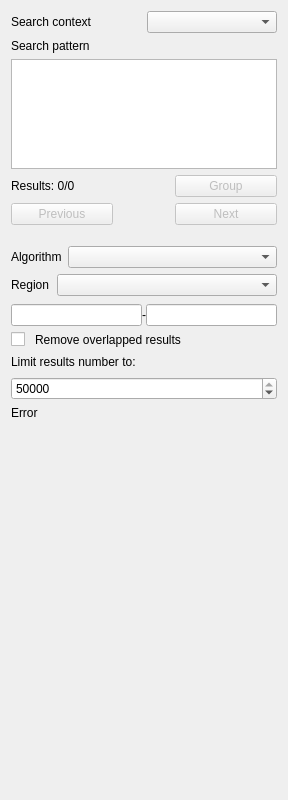
<?xml version="1.0" encoding="UTF-8"?>
<ui version="4.0">
 <class>FindPatternMsaForm</class>
 <widget class="QWidget" name="FindPatternMsaForm">
  <property name="geometry">
   <rect>
    <x>0</x>
    <y>0</y>
    <width>288</width>
    <height>800</height>
   </rect>
  </property>
  <property name="sizePolicy">
   <sizepolicy hsizetype="Preferred" vsizetype="Minimum">
    <horstretch>0</horstretch>
    <verstretch>0</verstretch>
   </sizepolicy>
  </property>
  <property name="focusPolicy">
   <enum>Qt::StrongFocus</enum>
  </property>
  <property name="windowTitle">
   <string notr="true">Form</string>
  </property>
  <layout class="QVBoxLayout" name="verticalLayout">
   <item>
    <layout class="QHBoxLayout" name="searchContextLayout">
     <item>
      <widget class="QLabel" name="searchContextLabel">
       <property name="text">
        <string>Search context</string>
       </property>
       <property name="textFormat">
        <enum>Qt::PlainText</enum>
       </property>
      </widget>
     </item>
     <item>
      <widget class="QComboBox" name="searchContextComboBox"/>
     </item>
    </layout>
   </item>
   <item>
    <widget class="QLabel" name="label_3">
     <property name="text">
      <string>Search pattern</string>
     </property>
    </widget>
   </item>
   <item>
    <widget class="QTextEdit" name="textPattern">
     <property name="sizePolicy">
      <sizepolicy hsizetype="Preferred" vsizetype="Fixed">
       <horstretch>0</horstretch>
       <verstretch>0</verstretch>
      </sizepolicy>
     </property>
     <property name="minimumSize">
      <size>
       <width>0</width>
       <height>90</height>
      </size>
     </property>
     <property name="maximumSize">
      <size>
       <width>16777215</width>
       <height>110</height>
      </size>
     </property>
     <property name="focusPolicy">
      <enum>Qt::StrongFocus</enum>
     </property>
     <property name="tabChangesFocus">
      <bool>true</bool>
     </property>
     <property name="undoRedoEnabled">
      <bool>false</bool>
     </property>
     <property name="acceptRichText">
      <bool>false</bool>
     </property>
    </widget>
   </item>
   <item>
    <layout class="QHBoxLayout" name="resultsLayout">
     <item>
      <widget class="QLabel" name="resultLabel">
       <property name="text">
        <string notr="true">Results: 0/0</string>
       </property>
       <property name="wordWrap">
        <bool>true</bool>
       </property>
      </widget>
     </item>
     <item>
      <widget class="QLabel" name="progressLabel">
       <property name="text">
        <string notr="true"/>
       </property>
       <property name="wordWrap">
        <bool>true</bool>
       </property>
      </widget>
     </item>
     <item>
      <spacer name="horizontalSpacer">
       <property name="orientation">
        <enum>Qt::Horizontal</enum>
       </property>
       <property name="sizeHint" stdset="0">
        <size>
         <width>40</width>
         <height>20</height>
        </size>
       </property>
      </spacer>
     </item>
     <item>
      <widget class="QPushButton" name="groupResultsButton">
       <property name="enabled">
        <bool>false</bool>
       </property>
       <property name="minimumSize">
        <size>
         <width>102</width>
         <height>0</height>
        </size>
       </property>
       <property name="toolTip">
        <string>Group result sequences in the alignment</string>
       </property>
       <property name="text">
        <string>Group</string>
       </property>
      </widget>
     </item>
    </layout>
   </item>
   <item>
    <layout class="QHBoxLayout" name="prevNextButtonsLayout">
     <item>
      <widget class="QPushButton" name="prevPushButton">
       <property name="enabled">
        <bool>false</bool>
       </property>
       <property name="sizePolicy">
        <sizepolicy hsizetype="Fixed" vsizetype="Fixed">
         <horstretch>0</horstretch>
         <verstretch>0</verstretch>
        </sizepolicy>
       </property>
       <property name="minimumSize">
        <size>
         <width>102</width>
         <height>0</height>
        </size>
       </property>
       <property name="maximumSize">
        <size>
         <width>95</width>
         <height>16777215</height>
        </size>
       </property>
       <property name="text">
        <string>Previous</string>
       </property>
       <property name="shortcut">
        <string>Shift+Return</string>
       </property>
      </widget>
     </item>
     <item>
      <spacer name="prevNextButtonsSpacer">
       <property name="orientation">
        <enum>Qt::Horizontal</enum>
       </property>
       <property name="sizeType">
        <enum>QSizePolicy::Maximum</enum>
       </property>
       <property name="sizeHint" stdset="0">
        <size>
         <width>1000</width>
         <height>20</height>
        </size>
       </property>
      </spacer>
     </item>
     <item>
      <widget class="QPushButton" name="nextPushButton">
       <property name="enabled">
        <bool>false</bool>
       </property>
       <property name="sizePolicy">
        <sizepolicy hsizetype="Fixed" vsizetype="Fixed">
         <horstretch>0</horstretch>
         <verstretch>0</verstretch>
        </sizepolicy>
       </property>
       <property name="minimumSize">
        <size>
         <width>102</width>
         <height>0</height>
        </size>
       </property>
       <property name="maximumSize">
        <size>
         <width>95</width>
         <height>16777215</height>
        </size>
       </property>
       <property name="text">
        <string>Next</string>
       </property>
       <property name="shortcut">
        <string>Return</string>
       </property>
      </widget>
     </item>
    </layout>
   </item>
   <item>
    <layout class="QVBoxLayout" name="subgroupsLayout"/>
   </item>
   <item>
    <spacer name="verticalSpacer_2">
     <property name="orientation">
      <enum>Qt::Vertical</enum>
     </property>
     <property name="sizeType">
      <enum>QSizePolicy::Fixed</enum>
     </property>
     <property name="sizeHint" stdset="0">
      <size>
       <width>20</width>
       <height>15</height>
      </size>
     </property>
    </spacer>
   </item>
   <item>
    <widget class="QWidget" name="widgetAlgorithm" native="true">
     <property name="maximumSize">
      <size>
       <width>16777215</width>
       <height>16777215</height>
      </size>
     </property>
     <layout class="QGridLayout" name="gridLayout_2">
      <property name="leftMargin">
       <number>0</number>
      </property>
      <property name="topMargin">
       <number>0</number>
      </property>
      <property name="rightMargin">
       <number>0</number>
      </property>
      <property name="bottomMargin">
       <number>0</number>
      </property>
      <item row="2" column="0" colspan="2">
       <layout class="QVBoxLayout" name="layoutAlgorithmSettings"/>
      </item>
      <item row="1" column="0" alignment="Qt::AlignLeft">
       <widget class="QLabel" name="label">
        <property name="sizePolicy">
         <sizepolicy hsizetype="Preferred" vsizetype="Preferred">
          <horstretch>0</horstretch>
          <verstretch>0</verstretch>
         </sizepolicy>
        </property>
        <property name="text">
         <string>Algorithm</string>
        </property>
       </widget>
      </item>
      <item row="1" column="1">
       <widget class="QComboBox" name="boxAlgorithm">
        <property name="sizePolicy">
         <sizepolicy hsizetype="Expanding" vsizetype="Fixed">
          <horstretch>0</horstretch>
          <verstretch>0</verstretch>
         </sizepolicy>
        </property>
        <property name="minimumSize">
         <size>
          <width>0</width>
          <height>0</height>
         </size>
        </property>
        <property name="maximumSize">
         <size>
          <width>16777215</width>
          <height>16777215</height>
         </size>
        </property>
        <property name="baseSize">
         <size>
          <width>0</width>
          <height>0</height>
         </size>
        </property>
        <property name="sizeAdjustPolicy">
         <enum>QComboBox::AdjustToMinimumContentsLength</enum>
        </property>
       </widget>
      </item>
      <item row="0" column="1">
       <layout class="QHBoxLayout" name="horizontalLayout"/>
      </item>
     </layout>
    </widget>
   </item>
   <item>
    <widget class="QWidget" name="widgetSearchIn" native="true">
     <property name="sizePolicy">
      <sizepolicy hsizetype="Preferred" vsizetype="Preferred">
       <horstretch>0</horstretch>
       <verstretch>0</verstretch>
      </sizepolicy>
     </property>
     <property name="maximumSize">
      <size>
       <width>16777215</width>
       <height>16777215</height>
      </size>
     </property>
     <layout class="QGridLayout" name="gridLayout_3">
      <property name="leftMargin">
       <number>0</number>
      </property>
      <property name="topMargin">
       <number>0</number>
      </property>
      <property name="rightMargin">
       <number>0</number>
      </property>
      <property name="bottomMargin">
       <number>0</number>
      </property>
      <property name="horizontalSpacing">
       <number>4</number>
      </property>
      <property name="verticalSpacing">
       <number>8</number>
      </property>
      <item row="0" column="0">
       <layout class="QGridLayout" name="gridLayout">
        <property name="spacing">
         <number>8</number>
        </property>
        <item row="0" column="1">
         <widget class="QComboBox" name="boxRegion">
          <property name="sizePolicy">
           <sizepolicy hsizetype="Expanding" vsizetype="Fixed">
            <horstretch>0</horstretch>
            <verstretch>0</verstretch>
           </sizepolicy>
          </property>
          <property name="minimumSize">
           <size>
            <width>0</width>
            <height>0</height>
           </size>
          </property>
          <property name="maximumSize">
           <size>
            <width>16777215</width>
            <height>16777215</height>
           </size>
          </property>
          <property name="sizeAdjustPolicy">
           <enum>QComboBox::AdjustToMinimumContentsLength</enum>
          </property>
         </widget>
        </item>
        <item row="0" column="0" alignment="Qt::AlignLeft">
         <widget class="QLabel" name="lblRegion">
          <property name="sizePolicy">
           <sizepolicy hsizetype="Minimum" vsizetype="Preferred">
            <horstretch>0</horstretch>
            <verstretch>0</verstretch>
           </sizepolicy>
          </property>
          <property name="text">
           <string>Region</string>
          </property>
         </widget>
        </item>
       </layout>
      </item>
      <item row="1" column="0">
       <layout class="QHBoxLayout" name="horizontalLayout_2">
        <property name="sizeConstraint">
         <enum>QLayout::SetDefaultConstraint</enum>
        </property>
        <item>
         <widget class="QLineEdit" name="editStart">
          <property name="sizePolicy">
           <sizepolicy hsizetype="Expanding" vsizetype="Fixed">
            <horstretch>0</horstretch>
            <verstretch>0</verstretch>
           </sizepolicy>
          </property>
          <property name="minimumSize">
           <size>
            <width>60</width>
            <height>0</height>
           </size>
          </property>
          <property name="maximumSize">
           <size>
            <width>16777215</width>
            <height>22</height>
           </size>
          </property>
         </widget>
        </item>
        <item>
         <widget class="QLabel" name="lblStartEndConnection">
          <property name="sizePolicy">
           <sizepolicy hsizetype="Fixed" vsizetype="Preferred">
            <horstretch>0</horstretch>
            <verstretch>0</verstretch>
           </sizepolicy>
          </property>
          <property name="text">
           <string>-</string>
          </property>
         </widget>
        </item>
        <item>
         <widget class="QLineEdit" name="editEnd">
          <property name="sizePolicy">
           <sizepolicy hsizetype="Expanding" vsizetype="Fixed">
            <horstretch>0</horstretch>
            <verstretch>0</verstretch>
           </sizepolicy>
          </property>
          <property name="minimumSize">
           <size>
            <width>60</width>
            <height>0</height>
           </size>
          </property>
          <property name="maximumSize">
           <size>
            <width>16777215</width>
            <height>22</height>
           </size>
          </property>
         </widget>
        </item>
       </layout>
      </item>
     </layout>
    </widget>
   </item>
   <item>
    <widget class="QWidget" name="widgetOther" native="true">
     <property name="maximumSize">
      <size>
       <width>16777215</width>
       <height>16777215</height>
      </size>
     </property>
     <layout class="QVBoxLayout" name="verticalLayout_2">
      <property name="spacing">
       <number>8</number>
      </property>
      <property name="leftMargin">
       <number>0</number>
      </property>
      <property name="topMargin">
       <number>0</number>
      </property>
      <property name="rightMargin">
       <number>0</number>
      </property>
      <property name="bottomMargin">
       <number>0</number>
      </property>
      <item>
       <layout class="QHBoxLayout" name="removeOverlapsLayout" stretch="0,1">
        <property name="spacing">
         <number>10</number>
        </property>
        <item>
         <widget class="QCheckBox" name="removeOverlapsBox">
          <property name="text">
           <string/>
          </property>
         </widget>
        </item>
        <item>
         <widget class="QLabel" name="removeOverlapsLabel">
          <property name="text">
           <string>Remove overlapped results</string>
          </property>
          <property name="wordWrap">
           <bool>true</bool>
          </property>
         </widget>
        </item>
       </layout>
      </item>
      <item>
       <layout class="QHBoxLayout" name="layoutUseMaxResult" stretch="1">
        <property name="spacing">
         <number>10</number>
        </property>
        <item>
         <widget class="QLabel" name="labelUseMaxResult">
          <property name="text">
           <string>Limit results number to:</string>
          </property>
          <property name="wordWrap">
           <bool>true</bool>
          </property>
         </widget>
        </item>
       </layout>
      </item>
      <item>
       <widget class="QSpinBox" name="boxMaxResult">
        <property name="maximum">
         <number>50000</number>
        </property>
        <property name="singleStep">
         <number>100</number>
        </property>
        <property name="value">
         <number>50000</number>
        </property>
       </widget>
      </item>
     </layout>
    </widget>
   </item>
   <item>
    <layout class="QHBoxLayout" name="layoutSearchButton">
     <property name="spacing">
      <number>9</number>
     </property>
    </layout>
   </item>
   <item>
    <layout class="QHBoxLayout" name="horizontalLayout_4"/>
   </item>
   <item>
    <widget class="QLabel" name="lblErrorMessage">
     <property name="text">
      <string notr="true">Error</string>
     </property>
     <property name="wordWrap">
      <bool>true</bool>
     </property>
    </widget>
   </item>
   <item>
    <spacer name="verticalSpacer">
     <property name="orientation">
      <enum>Qt::Vertical</enum>
     </property>
     <property name="sizeHint" stdset="0">
      <size>
       <width>20</width>
       <height>20</height>
      </size>
     </property>
    </spacer>
   </item>
  </layout>
 </widget>
 <tabstops>
  <tabstop>searchContextComboBox</tabstop>
  <tabstop>prevPushButton</tabstop>
  <tabstop>nextPushButton</tabstop>
  <tabstop>boxAlgorithm</tabstop>
  <tabstop>boxRegion</tabstop>
  <tabstop>editStart</tabstop>
  <tabstop>editEnd</tabstop>
  <tabstop>removeOverlapsBox</tabstop>
  <tabstop>boxMaxResult</tabstop>
 </tabstops>
 <resources/>
 <connections/>
</ui>
